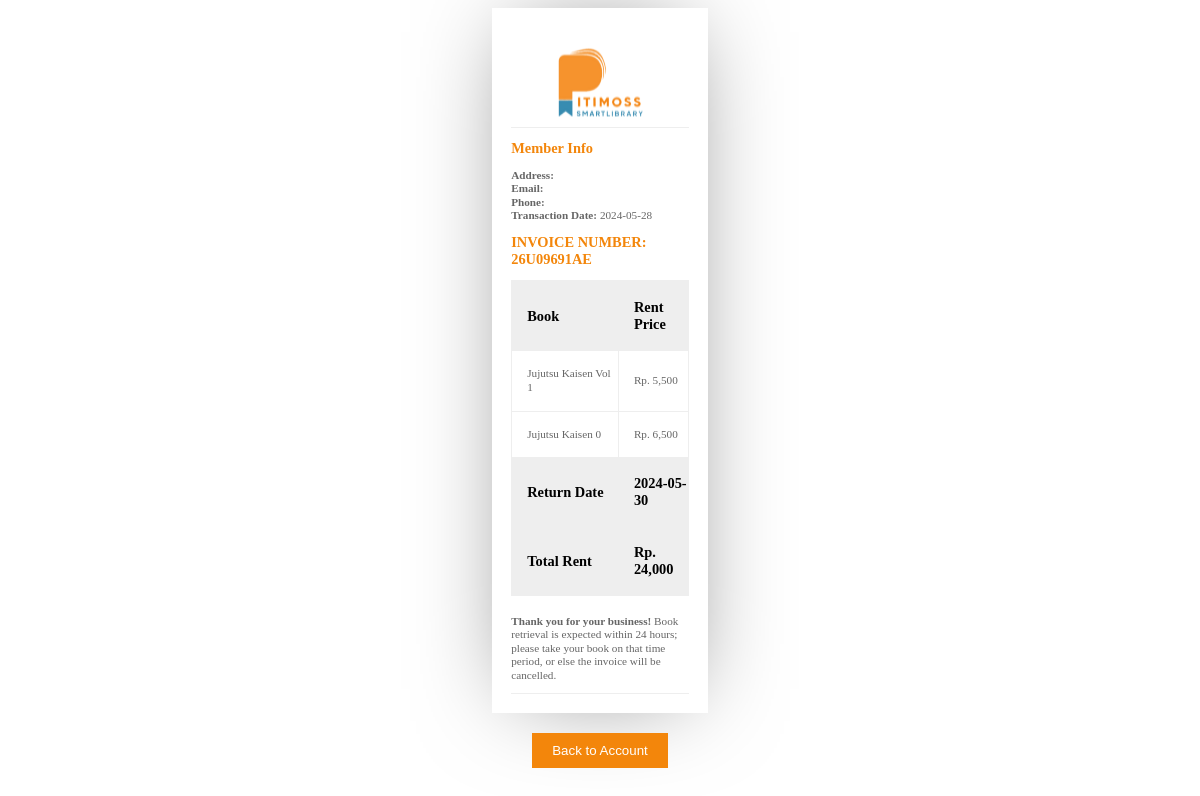
Screenshot of /struk.php?id_sewa=1 with the database file from the repository.
### tables this page shows
CREATE TABLE IF NOT EXISTS `transaksi` (
  `ID_transaksi` int(11) NOT NULL AUTO_INCREMENT,
  `ID_Member` int(11) DEFAULT NULL,
  `Total_harga` decimal(10,2) DEFAULT NULL,
  `Tanggal_transaksi` date DEFAULT NULL,
  `Status_Pembayaran` varchar(50) DEFAULT NULL,
  `Kode_Pengambilan` varchar(10) DEFAULT NULL,
  PRIMARY KEY (`ID_transaksi`),
  KEY `ID_Member` (`ID_Member`)
);

CREATE TABLE IF NOT EXISTS `buku` (
  `ID_Buku` varchar(10) NOT NULL,
  `Judul_Buku` varchar(50) NOT NULL,
  `Pengarang` varchar(50) NOT NULL,
  `Penerbit` varchar(50) NOT NULL,
  `Kategori_Buku` varchar(50) NOT NULL,
  `Jenis_Buku` varchar(50) NOT NULL DEFAULT '',
  `Tahun_Terbit` varchar(10) NOT NULL,
  `Sampul_Buku` varchar(50) NOT NULL,
  `Harga_Buku` double NOT NULL,
  `Status` varchar(20) NOT NULL,
  `Deskripsi` text NOT NULL,
  PRIMARY KEY (`ID_Buku`)
);

CREATE TABLE IF NOT EXISTS `sewa` (
  `ID_Sewa` int(11) NOT NULL AUTO_INCREMENT,
  `ID_Transaksi` int(11) NOT NULL DEFAULT 0,
  `ID_Member` int(11) DEFAULT NULL,
  `ID_Buku` varchar(10) DEFAULT NULL,
  `Tanggal_Pinjam` date DEFAULT NULL,
  `Tanggal_Kembali` date DEFAULT NULL,
  PRIMARY KEY (`ID_Sewa`),
  KEY `ID_Member` (`ID_Member`),
  KEY `FK_sewa_transaksi` (`ID_Transaksi`)
);

### struk.php (the view, shortened to what this page needs)
<?php
include('server/connection.php');
if (isset($_GET['id_sewa'])) {
    $id_sewa = $_GET['id_sewa'];
    $query = "SELECT ID_Transaksi, Tanggal_Kembali FROM sewa WHERE ID_Sewa = '$id_sewa'";
    $result = mysqli_query($conn, $query);
    $row = mysqli_fetch_assoc($result);
    if ($row) {
        $id_transaksi = $row['ID_Transaksi'];
        $query_struk = "SELECT Judul_Buku, Harga_Buku FROM buku b JOIN sewa s ON b.ID_Buku = s.ID_Buku WHERE s.ID_Transaksi = '$id_transaksi'";
        $result2 = mysqli_query($conn, $query_struk);
        $query_transaksi = "SELECT * FROM transaksi WHERE ID_Transaksi = '$id_transaksi'";
        $result_transaksi = mysqli_query($conn, $query_transaksi);
        $row_transaksi = mysqli_fetch_assoc($result_transaksi);
        $id_member = $_SESSION['member_id'];
        $query_member = "SELECT * FROM member WHERE ID_Member = '$id_member'";
        $result3 = mysqli_query($conn, $query_member);
        $rowm = mysqli_fetch_assoc($result3);
    } else {
        header('location: index.php');
        exit();
    }
} else {
    header('location: index.php');
    exit();
}
?>
<!DOCTYPE html>
<html lang="en">
<head>
    <link rel="stylesheet" href="css/styleStruk.css" type="text/css">
</head>
<body>
<div id="invoice-POS">
    <div id="top" class="clearfix">
        <div class="logo-container">
            <div class="logo"></div>
        </div>
    </div>
    <div id="mid">
        <div class="info">
            <h2>Member Info</h2>
            <p>
                <span class="label"><strong>Address:</strong></span> <?php echo $rowm['Alamat']; ?><br>
                <span class="label"><strong>Email:</strong></span> <?php echo $rowm['Email']; ?><br>
                <span class="label"><strong>Phone:</strong></span> <?php echo $rowm['Nomor_Telepon']; ?><br>
                <span class="label"><strong>Transaction Date:</strong></span> <?php echo $row_transaksi['Tanggal_transaksi']; ?><br>
            </p>
            <h2><strong>INVOICE NUMBER: </strong><span><?php echo $row_transaksi['Kode_Pengambilan']; ?></span></h2>
        </div>
    </div>
    <div id="bot">
        <div id="table">
            <table>
                <tr class="tabletitle">
                    <td class="item"><h2>Book</h2></td>
                    <td class="Rate"><h2>Rent Price</h2></td>
                </tr>
                <?php while($row2 = mysqli_fetch_assoc($result2)): ?>
                <tr class="service">
                    <td class="tableitem"><p class="itemtext"><?php echo $row2['Judul_Buku']; ?></p></td>
                    <td class="tableitem"><p class="itemtext"><?php echo 'Rp. ' . number_format($row2['Harga_Buku']); ?></p></td>
                </tr>
                <?php endwhile; ?>
                <tr class="tabletitle">
                    <td class="Rate"><h2>Return Date</h2></td>
                    <td class="payment"><h2><?php echo $row['Tanggal_Kembali']; ?></h2></td>
                </tr>
                <tr class="tabletitle">
                    <td class="Rate"><h2>Total Rent</h2></td>
                    <td class="payment"><h2><?php echo 'Rp. ' . number_format($row_transaksi['Total_harga']); ?></h2></td>
                </tr>
            </table>
        </div>
        <div id="legalcopy">
            <p class="legal"><strong>Thank you for your business!</strong> Book retrieval is expected within 24 hours; please take your book on that time period, or else the invoice will be cancelled.</p>
        </div>
    </div>
</div>
<div class="button-container">
    <button onclick="window.location.href='account.php'" class="btn btn-primary">Back to Account</button>
   </div>
</body>
</html>

### css/styleStruk.css (style rules this page uses)
#invoice-POS { box-shadow: 0 0 1in -0.25in rgba(0, 0, 0, 0.5); padding: 5mm; margin: 0 auto; width: 15%; background: #FFF; }
#invoice-POS h2 { font-size: 0.9em; }
#invoice-POS p { font-size: 0.7em; color: #666; line-height: 1.2em; }
#top, #mid, #bot { border-bottom: 1px solid #EEE; }
#top { min-height: 100px; }
#mid { min-height: 80px; }
#bot { min-height: 50px; }
#top { display: flex; align-items: center; justify-content: center; }
.logo-container { text-align: center; }
.logo { height: 80px; width: 100px; background: url(../img/pitimosLogo.png) no-repeat; background-size: 110px 110px; }
.info { display: block; margin-left: 0; }
.info h2 { color: #F3860B; }
table { width: 100%; border-collapse: collapse; }
td { padding: 5px 0 5px 15px; border: 1px solid #EEE; }
.tabletitle { padding: 3px; font-size: 1em; background: #EEE; }
.service { border-bottom: 1px solid #EEE; }
.item { width: 24mm; }
.itemtext { font-size: 0.5em; }
#legalcopy { margin-top: 5mm; }
.clearfix::after { content: ""; display: table; clear: both; }
.btn { background-color: #F3860B; color: white; padding: 10px 20px; border: none; cursor: pointer; text-align: center; }
.button-container { text-align: center; margin-top: 20px; }

### rows the page displays
transaksi: Tanggal_transaksi "2024-05-28", Kode_Pengambilan "26U09691AE", Total_harga "24,000"
buku: Judul_Buku "Jujutsu Kaisen Vol 1", Harga_Buku "5,500"
buku: Judul_Buku "Jujutsu Kaisen 0", Harga_Buku "6,500"
sewa: Tanggal_Kembali "2024-05-30"
